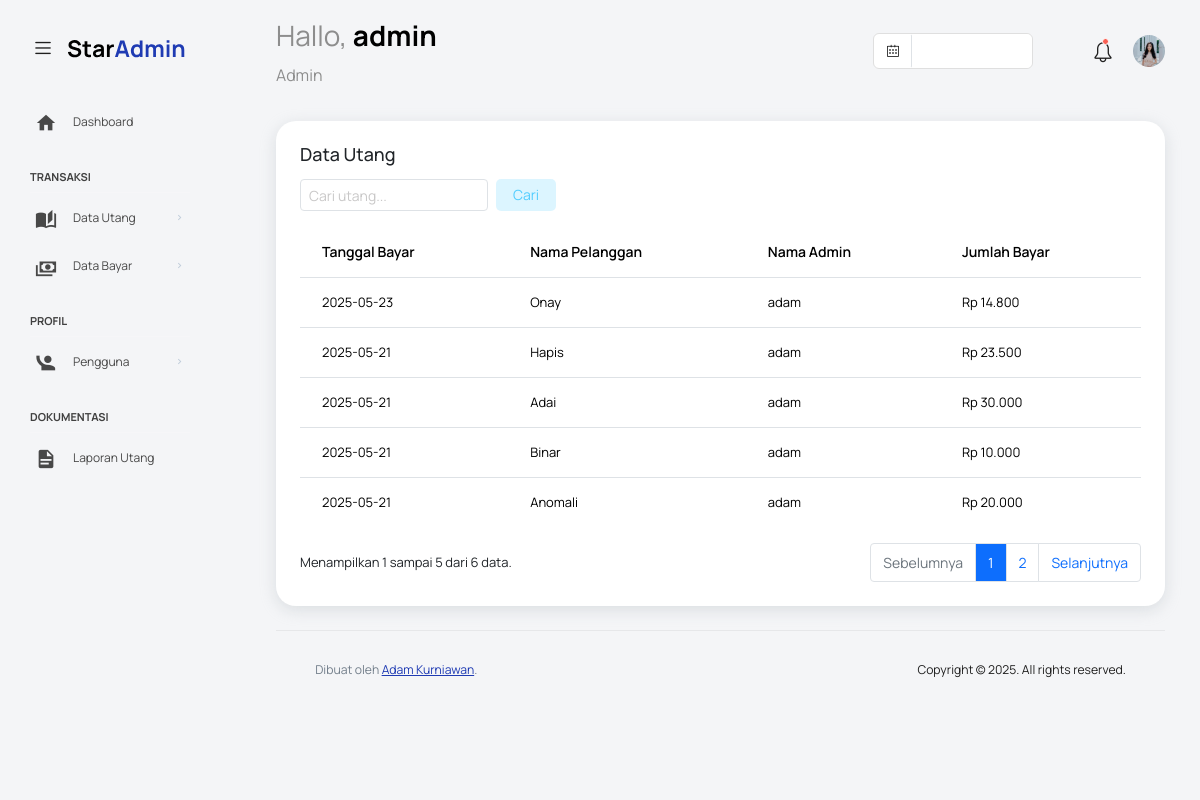
Page /admin/data_bayar.php (signed in) on the committed database.
### tables this page shows
CREATE TABLE `bayar` (
  `id_bayar` int(11) NOT NULL,
  `id_utang` int(11) NOT NULL,
  `id_admin` int(11) NOT NULL,
  `tanggal_bayar` date NOT NULL,
  `jumlah_bayar` int(11) NOT NULL
);

CREATE TABLE `pelanggan` (
  `id_pelanggan` int(11) NOT NULL,
  `nama_pelanggan` varchar(100) NOT NULL,
  `no_hp_pelanggan` varchar(20) NOT NULL,
  `email` varchar(50) NOT NULL,
  `alamat` varchar(255) NOT NULL
);

### admin/data_bayar.php (the view, shortened to what this page needs)
<?php
include '../koneksi/koneksi.php';
?>
<!DOCTYPE html>
<html lang="en">
<head>
  <link href="https://cdn.jsdelivr.net/npm/bootstrap@5.3.3/dist/css/bootstrap.min.css" rel="stylesheet">
  <link rel="stylesheet" href="../vendors/feather/feather.css">
  <link rel="stylesheet" href="../vendors/mdi/css/materialdesignicons.min.css">
  <link rel="stylesheet" href="../vendors/ti-icons/css/themify-icons.css">
  <link rel="stylesheet" href="../vendors/typicons/typicons.css">
  <link rel="stylesheet" href="../vendors/simple-line-icons/css/simple-line-icons.css">
  <link rel="stylesheet" href="../vendors/css/vendor.bundle.base.css">
  <link rel="stylesheet" href="../vendors/datatables.net-bs4/dataTables.bootstrap4.css">
  <link rel="stylesheet" href="../js/select.dataTables.min.css">
  <link rel="stylesheet" href="../css/vertical-layout-light/style.css">
</head>
<body>
  <div class="container-scroller">
  <?php include 'partials/navbar.php'; ?>
    <div class="container-fluid page-body-wrapper">
      <?php include 'partials/sidebar.php'; ?>
      <div class="main-panel">
        <div class="content-wrapper">
          <div class="row">
            <div class="col-lg-12 grid-margin stretch-card">
              <div class="card">
                <div class="card-body">
                    <div class="d-flex justify-content-between align-items-center mb-3">
                        <h4 class="mb-0">Data Utang</h4>
                    </div>
                    <form method="GET" class="d-flex align-items-center gap-2 mb-3" style="max-width: 100%;">
                      <input
                          type="text"
                          id="searchInput"
                          name="search"
                          class="form-control form-control-sm w-auto"
                          placeholder="Cari utang..."
                          value="<?php echo isset($_GET['search']) ? htmlspecialchars($_GET['search']) : ''; ?>"
                          style="max-width: 350px; padding: 0.5rem;"
                      >
                      <?php if (!empty($_GET['search'])) { ?>
                          <button type="submit" class="btn btn-inverse-info" style="padding: 0.5rem 1rem;">
                              Cari
                          </button>
                          <a href="data_bayar.php" class="btn btn-inverse-danger" style="padding: 0.5rem 1rem;">
                              Batal Cari
                          </a>
                      <?php } else { ?>
                          <button type="submit" class="btn btn-inverse-info" style="padding: 0.5rem 1rem;">
                              Cari
                          </button>
                      <?php } ?>
                    </form>
                    <div class="table-responsive">
                    <table class="table table-hover">
                        <thead>
                        <tr>
                            <th>Tanggal Bayar</th>
                            <th>Nama Pelanggan</th>
                            <th>Nama Admin</th>
                            <th>Jumlah Bayar</th>
                        </tr>
                        </thead>
                        <tbody>
                        <?php
                            $search = isset($_GET['search']) ? mysqli_real_escape_string($koneksi, $_GET['search']) : '';
                            $limit = 5;
                            $page = isset($_GET['page']) ? $_GET['page'] : 1;
                            $start = ($page - 1) * $limit;
                            if (!empty($search)) {
                            $query_total = "SELECT COUNT(*)
                                            FROM bayar
                                            LEFT JOIN utang ON bayar.id_utang = utang.id_utang
                                            LEFT JOIN pelanggan ON utang.id_pelanggan = pelanggan.id_pelanggan
                                            LEFT JOIN admin ON bayar.id_admin = admin.id_admin
                                            WHERE pelanggan.nama_pelanggan LIKE '%$search%'
                                                OR admin.nama_admin LIKE '%$search%'
                                                OR bayar.tanggal_bayar LIKE '%$search%'
                                                OR bayar.jumlah_bayar LIKE '%$search%'";
                            $result_total = mysqli_query($koneksi, $query_total);
                            $row_total = mysqli_fetch_array($result_total);
                            $total_records = $row_total[0];
                            $query = "SELECT bayar.*, pelanggan.nama_pelanggan, admin.nama_admin
                                        FROM bayar
                                        LEFT JOIN utang ON bayar.id_utang = utang.id_utang
                                        LEFT JOIN pelanggan ON utang.id_pelanggan = pelanggan.id_pelanggan
                                        LEFT JOIN admin ON bayar.id_admin = admin.id_admin
                                        WHERE pelanggan.nama_pelanggan LIKE '%$search%'
                                        OR admin.nama_admin LIKE '%$search%'
                                        OR bayar.tanggal_bayar LIKE '%$search%'
                                        OR bayar.jumlah_bayar LIKE '%$search%'
                                        ORDER BY bayar.tanggal_bayar DESC";
                            } else {
                            $query_total = "SELECT COUNT(*) FROM bayar";
                            $result_total = mysqli_query($koneksi, $query_total);
                            $row_total = mysqli_fetch_array($result_total);
                            $total_records = $row_total[0];
                            $total_pages = ceil($total_records / $limit);
                            $start_range = $start + 1;
                            $end_range = min($start + $limit, $total_records);
                            $query = "SELECT bayar.*, pelanggan.nama_pelanggan, admin.nama_admin
                                    FROM bayar
                                    LEFT JOIN utang ON bayar.id_utang = utang.id_utang
                                    LEFT JOIN pelanggan ON utang.id_pelanggan = pelanggan.id_pelanggan
                                    LEFT JOIN admin ON bayar.id_admin = admin.id_admin
                                    WHERE pelanggan.nama_pelanggan LIKE '%$search%'
                                        OR admin.nama_admin LIKE '%$search%'
                                        OR bayar.tanggal_bayar LIKE '%$search%'
                                        OR bayar.jumlah_bayar LIKE '%$search%'
                                    ORDER BY bayar.tanggal_bayar DESC
                                    LIMIT $start, $limit";
                            }
                            $result = mysqli_query($koneksi, $query);
                            while ($row = mysqli_fetch_assoc($result)) {
                            echo "<tr>";
                            echo "<td>" . htmlspecialchars($row['tanggal_bayar']) . "</td>";
                            echo "<td>" . htmlspecialchars($row['nama_pelanggan']) . "</td>";
                            echo "<td>" . htmlspecialchars($row['nama_admin']) . "</td>";
                            echo "<td>Rp " . number_format($row['jumlah_bayar'], 0, ',', '.') . "</td>";
                            echo "</tr>";
                            }
                        ?>
                        </tbody>
                    </table>
                      <?php if ($search == '') { ?>
                      <div class="d-flex justify-content-between align-items-center mt-3">
                        <div>
                          <p class="mb-0">
                            Menampilkan <?php echo $start_range; ?> sampai <?php echo $end_range; ?> dari <?php echo $total_records; ?> data.
                          </p>
                        </div>
                        <div>
                          <nav aria-label="Page navigation">
                            <ul class="pagination mb-0">
                              <li class="page-item <?php if ($page <= 1) echo 'disabled'; ?>">
                                <a class="page-link" href="?page=<?php echo $page - 1; ?>">Sebelumnya</a>
                              </li>
                              <?php for ($i = 1; $i <= $total_pages; $i++) { ?>
                                <li class="page-item <?php if ($i == $page) echo 'active'; ?>">
                                  <a class="page-link" href="?page=<?php echo $i; ?>"><?php echo $i; ?></a>
                                </li>
                              <?php } ?>
                              <li class="page-item <?php if ($page >= $total_pages) echo 'disabled'; ?>">
                                <a class="page-link" href="?page=<?php echo $page + 1; ?>">Selanjutnya</a>
                              </li>
                            </ul>
                          </nav>
                        </div>
                      <?php } ?>
                  </div>
                </div>
              </div>
            </div>
          </div>
        </div>
        <div class="position-fixed bottom-0 end-0 p-3" style="z-index: 11">
        </div>
        <?php include 'partials/footer.php'; ?>
      </div>
    </div>
  </div>
</body>
</html>

### rows in the picture
bayar: tanggal_bayar "2025-05-23", pelanggan.nama_pelanggan "Onay", id_admin.nama_admin "adam", jumlah_bayar "14.800"
bayar: tanggal_bayar "2025-05-21", pelanggan.nama_pelanggan "Hapis", id_admin.nama_admin "adam", jumlah_bayar "23.500"
bayar: tanggal_bayar "2025-05-21", pelanggan.nama_pelanggan "Adai", id_admin.nama_admin "adam", jumlah_bayar "30.000"
bayar: tanggal_bayar "2025-05-21", pelanggan.nama_pelanggan "Binar", id_admin.nama_admin "adam", jumlah_bayar "10.000"
bayar: tanggal_bayar "2025-05-21", pelanggan.nama_pelanggan "Anomali", id_admin.nama_admin "adam", jumlah_bayar "20.000"

### other values in the picture
$_SESSION['nama_admin'] "admin"
$start_range "1"
$end_range "5"
$total_records "6"
